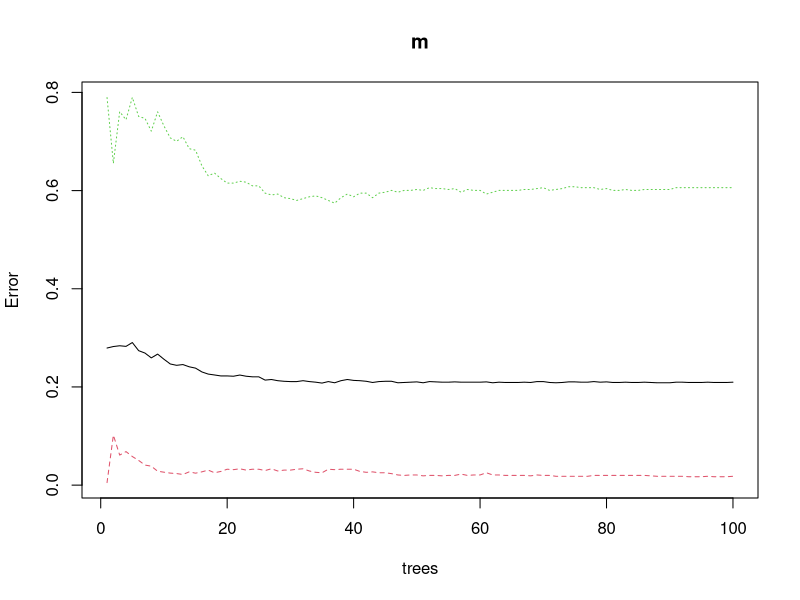

Write R code to recreate this figure.
## ---- chunk 1
# cargamos los datos
    data("Titanic")
# Transformamos los datos wn una dataframe
    Titanic_df=as.data.frame(Titanic)
# Creamos una tabla de casos competos a partir de la frecuencia de cada uno
# Esto repite cada caso el num de veces que se ha dado 
# según la frecuencia que está en la columna Freq de la tabla.
    repetir_secuencia=rep.int(seq_len(nrow(Titanic_df)), Titanic_df$Freq) 
# tenemos una serie con el numero de registro de la tabla original y las veces que se repite # Creamos una nueva tabla repitiendo los casos según el modelo anterior.
    Titanic_data=Titanic_df[repetir_secuencia,]

# Ya no necesitamos la columna de frecuencias  y la borramos.
    Titanic_data$Freq=NULL

# DIVISION A MANO
# contamos el num de registro de la base de datos del titanic
# calculamos el 75%
    num_reg_entrenamiento<-as.integer(0.75*nrow(Titanic_data))
# Creamos una vector de 75% de los registros aleatorio
    titanic_train <- sample(nrow(Titanic_data), num_reg_entrenamiento)
# Creamos el conjunto de registros de entrenamiento pasando ese vector a la tabla 
    d_titanic_train <- Titanic_data[titanic_train,]
# Creamos los datos de comprobación o test (notese el -)
    d_titanic_test <- Titanic_data[-titanic_train,]
## ---- chunk 2
# Cronstuir un bosque de decisión
    library(randomForest)
#creamos el modelo
    m <- randomForest(Survived ~ .,
                  data = d_titanic_train[complete.cases(d_titanic_train),],
                  ntree = 100    # numero de arboles en el bosque
                  ) 
    plot(m) # pintamos evolucion de arboles del modelo
# borramos predicciones anteriores
    d_titanic_test$pred<-NULL
    d_titanic_test$pred_final_60<-NULL
    d_titanic_test$pred_final_40<-NULL    
#titanic_test$p<-NULL

# Hacemos las predicciones y las almacenamos en la col p.
        d_titanic_test$pred <- predict(m, d_titanic_test)
        levels(d_titanic_test$pred)<- c(0,1) # cambiamos los levels como hicimos en apartado 1
        
# calculamos la bondad de la prediccion
  #  mean(d_titanic_test$pred == d_titanic_test$Survived)
# vemos los datos
    head(d_titanic_test,10)
